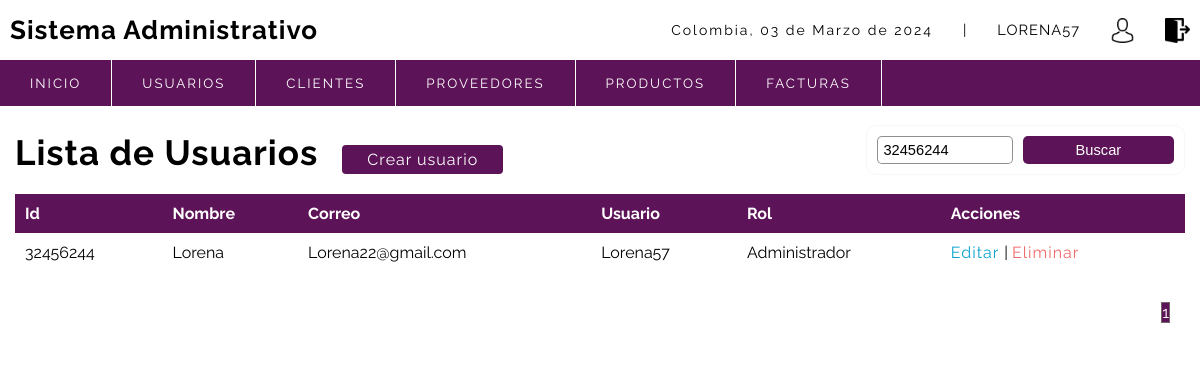
Screenshot of /interfaz_usuario/buscar_usuario.php?busqueda=32456244 (signed in) with the database file from the repository.
### tables this page shows
CREATE TABLE `usuarios` (
  `idUsuario` int(10) NOT NULL,
  `Nombre` varchar(50) NOT NULL,
  `Correo` varchar(100) NOT NULL,
  `usuario` varchar(15) NOT NULL,
  `clave` varchar(100) NOT NULL,
  `rol` int(11) NOT NULL,
  `estatus` int(11) NOT NULL DEFAULT 1
);

CREATE TABLE `roles` (
  `IdRol` int(2) NOT NULL,
  `Rol` varchar(20) NOT NULL
);

### interfaz_usuario/buscar_usuario.php (the view, shortened to what this page needs)
<?php
    include "/conexion.php"
?>
<!DOCTYPE html>
<html lang="en">
<head>
    <link rel="stylesheet" href="/sistema/css/style.css">
    <?php include "includes/scripts.php"; ?>
</head>
<body>
<?php include "includes/header.php"; ?>
	<section id="container">
        <?php
           $busqueda = strtolower($_REQUEST['busqueda']);
        ?>
    <h1>Lista de Usuarios</h1>
    <a href="registro_usuario.php" class="btn_new">Crear usuario</a>
    <form action="buscar_usuario.php" method="get" class="form_search">
       <input type="text" name="busqueda" id="busqueda" placeholder="Buscar" value=<?php echo $busqueda ?>>
       <input type="submit" value="Buscar" class="btn_search">
    </form>
    <table>
        <tr>
            <th>Id</th>
            <th>Nombre</th>
            <th>Correo</th>
            <th>Usuario</th>
            <th>Rol</th>
            <th>Acciones</th>
        </tr>
        <?php
           $rol = '';
           $sql_registe = mysqli_query($conection, "SELECT COUNT(*) AS total_registro FROM usuarios
                                                               WHERE ( idUsuario LIKE '%$busqueda%' OR
                                                               nombre LIKE '%$busqueda%' OR
                                                               correo LIKE '%$busqueda%' OR
                                                               usuario LIKE '%$busqueda%'
                                                               $rol )
                                                               AND estatus = 1");
           $result_register = mysqli_fetch_array($sql_registe);
           $total_registro = $result_register['total_registro'];
           $por_pagina = 6;
           if(empty($_GET ['pagina']))
           {
            $pagina = 1;
           }else{
            $pagina = $_GET['pagina'];
           }
           $desde = ($pagina-1) * $por_pagina;
           $total_paginas = ceil($total_registro / $por_pagina);
            $query = mysqli_query($conection, "SELECT u.idusuario, u.nombre, u.correo, u.usuario, r.rol FROM usuarios u INNER JOIN roles r ON u.rol = r.IdRol WHERE( u.idUsuario LIKE '%$busqueda%' OR u.nombre LIKE u.correo LIKE '%$busqueda%' OR u.usuario LIKE '%$busqueda%' OR r.rol LIKE '%$busqueda%')  AND estatus = 1 LIMIT $desde,$por_pagina");
            $result = mysqli_num_rows($query);
            if ($result > 0) {
                while ($data = mysqli_fetch_array($query)) {
        ?>
        <tr>
            <td><?php echo $data["idusuario"] ?></td>
            <td><?php echo $data["nombre"] ?></td>
            <td><?php echo $data["correo"] ?></td>
            <td><?php echo $data["usuario"] ?></td>
            <td><?php echo $data["rol"] ?></td>
            <td>
                <a class="link_edit" href="editar_usuario.php?id=<?php echo $data["idusuario"] ?>">Editar
            </a>
        <?php if(["idusuario"] !=32456244){ ?>
                |
                <a class="link_delete" href="eliminar_confirmar_usuario.php?id=<?php echo $data["idusuario"] ?>">Eliminar</a>
        <?php } ?>
            </td>
        </tr>
       <?php
                }
            }
        ?>
    </table>
    <div class="paginador">
        <ul>
            <?php
                for($i=1; $i <= $total_paginas; $i++){
                   if($i == $pagina)
                   {
                   echo '<li class = "pageSelected">'.$i.'</li>';
                   }else{
                    echo '<li><a href ="?pagina='.$i.'">'.$i.'</a></li>';
                   }
                }
            ?>
        </ul>
    </div>
	</section>
</body>
</html>

### sistema/css/style.css (style rules this page uses)
body { font-family: 'Raleway', sans-serif; }
* { margin: 0; padding: 0; box-sizing: border-box; }
h1,h2,h3,h4,h5,h6 { font-weight: bold; letter-spacing: 1px; }
h1 { font-size: 26px; }
a { text-decoration: none; letter-spacing: 1px; }
#container { padding: 125px 15px 15px; }
body { background-color: #ffffff; }
form { background: #fff; margin: auto; padding: 20px 50px; border: 1px solid #f7f7f7; border-radius: 5px; }
input, select { display: block; width: 100%; font-size: 11pt; padding: 5px; border: 1px solid #00000070; border-radius: 5px; }
#container h1 { font-size: 35px; display: inline-block; }
.btn_new { display: inline-block; background: rgb(93, 19, 87); color: #ffff; padding: 5px 25px; border-radius: 4px; margin: 20px; }
table { border-collapse: collapse; font-size: 12pt; width: 100%; }
table th { text-align: left; padding: 10px; background: rgb(93, 19, 87); color: #fff; }
table tr:nth-child(odd) { background: #fff; }
table td { padding: 10px; }
.link_edit { color: #0ca4ce; }
.link_delete { color: #f26b6b; }
.paginador ul { padding: 15px; list-style: none; background: #fff; margin-top: 15px; display: -webkit-flex; display: -moz-flex; display: -ms-flex; display: -o-flex; display: flex; justify-content: flex-end; }
.pageSelected { color: #fff; background: rgb(93, 19, 87); border: 1px solid #746767; }
.form_search { display: -webkit-flex; display: -moz-flex; display: -ms-flex; display: -o-flex; display: flex; float: right; background: initial; padding: 10px; border-radius: 10px; }
.form_search .btn_search { background: rgb(93, 19, 87); color: #fff; padding: 0 20px; border: 0; cursor: pointer; margin-left: 10px; }

### rows the page displays
usuarios: idUsuario "32456244", Nombre "Lorena", Correo "Lorena22@gmail.com", usuario "Lorena57", rol.Rol "Administrador"

### other values shown
fechaC() "03 de Marzo de 2024"
$_SESSION['user'] "LORENA57"
